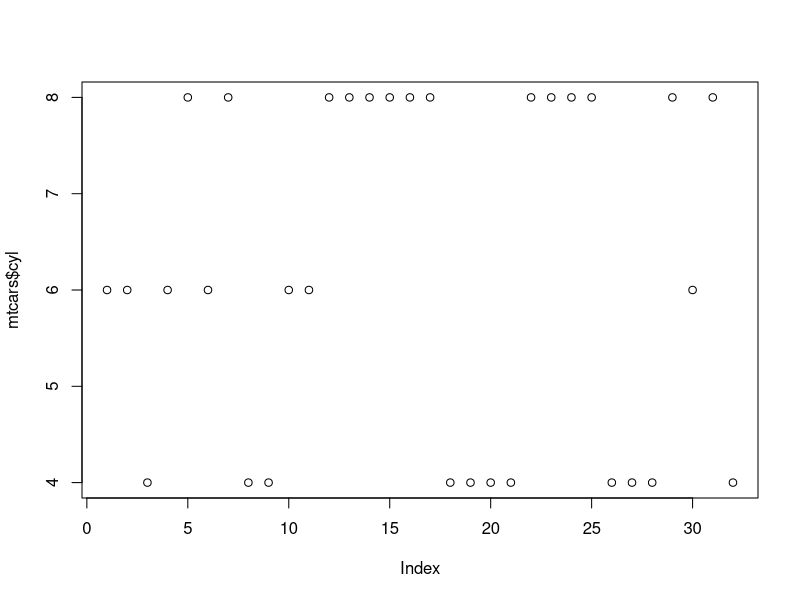

R code for this plot:
## ---- chunk 1
cel_to_fahr <- function(c){
  F <- c * (9/5) + 32
  return(paste("The entered Cel temperature is", F, "degrees Fahr"))
}
## ---- chunk 2
plot(mtcars$cyl)
